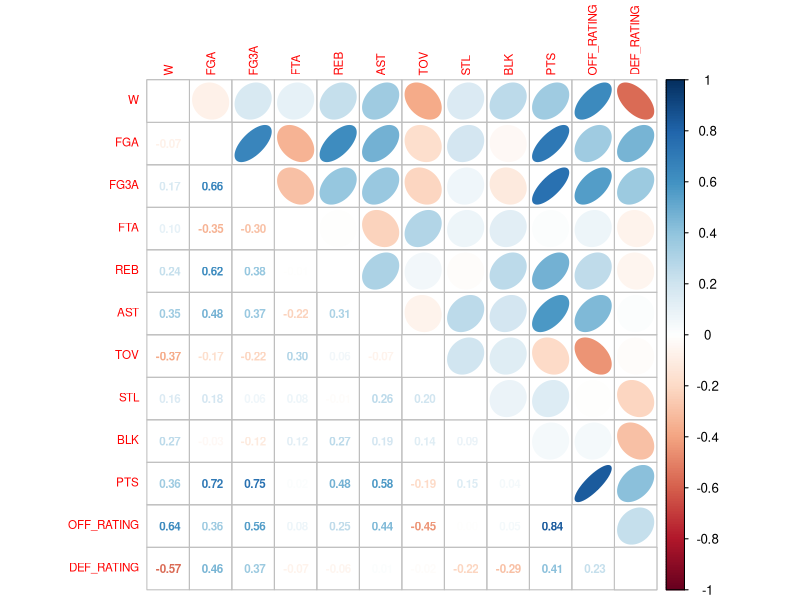
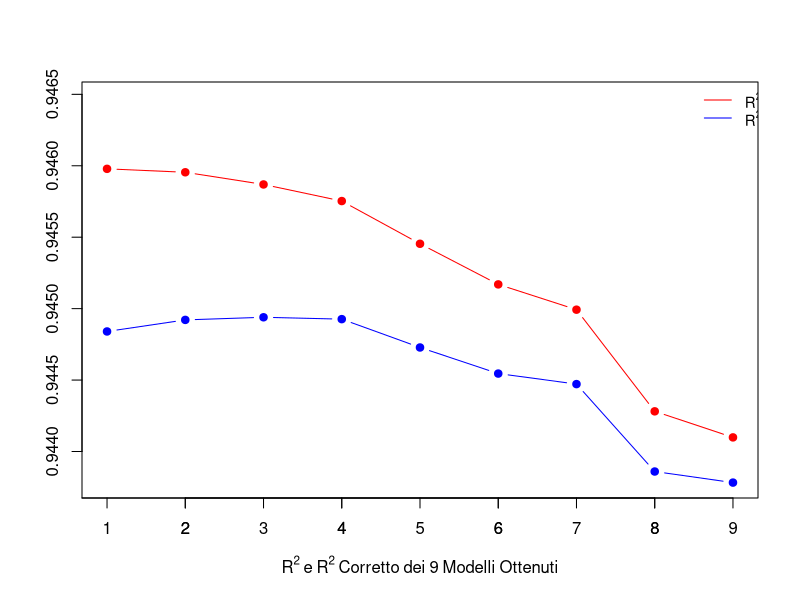
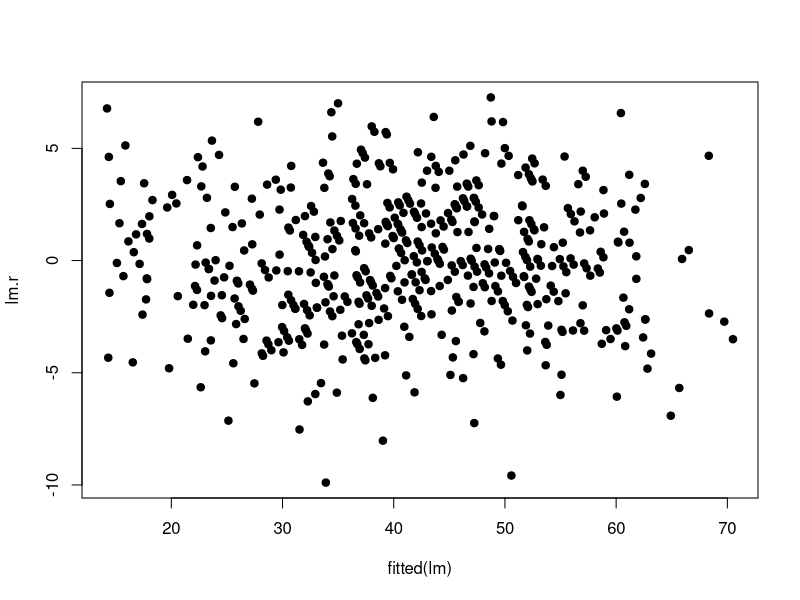
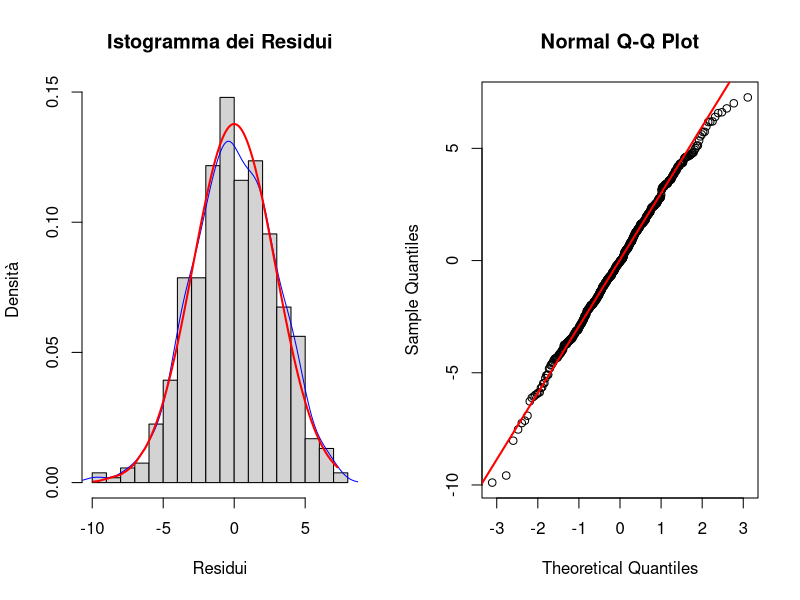
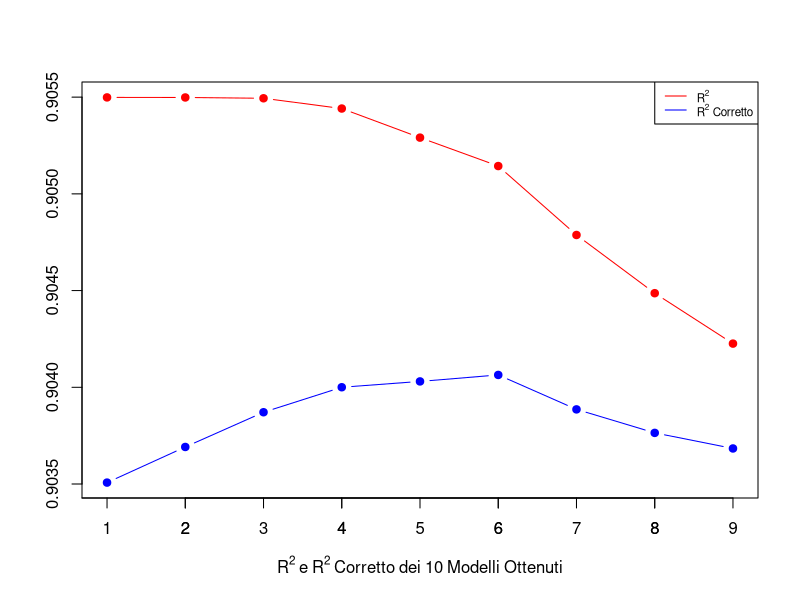
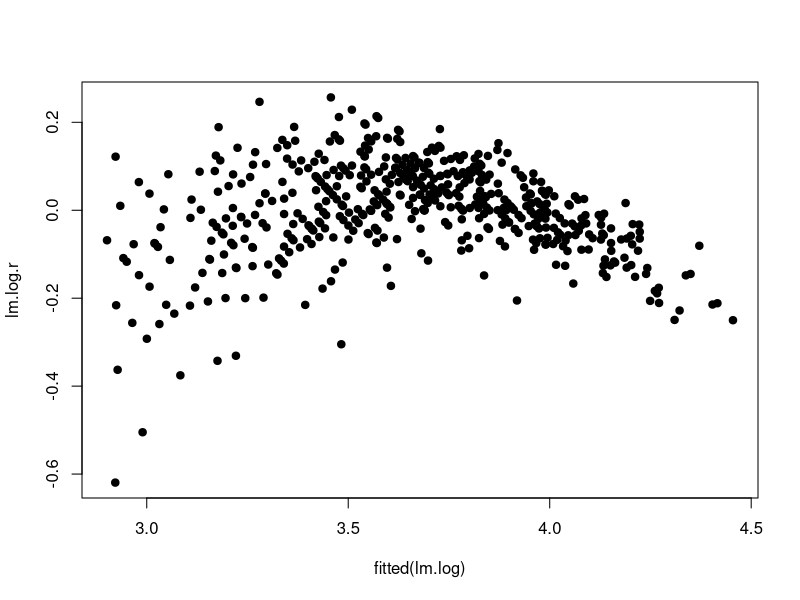
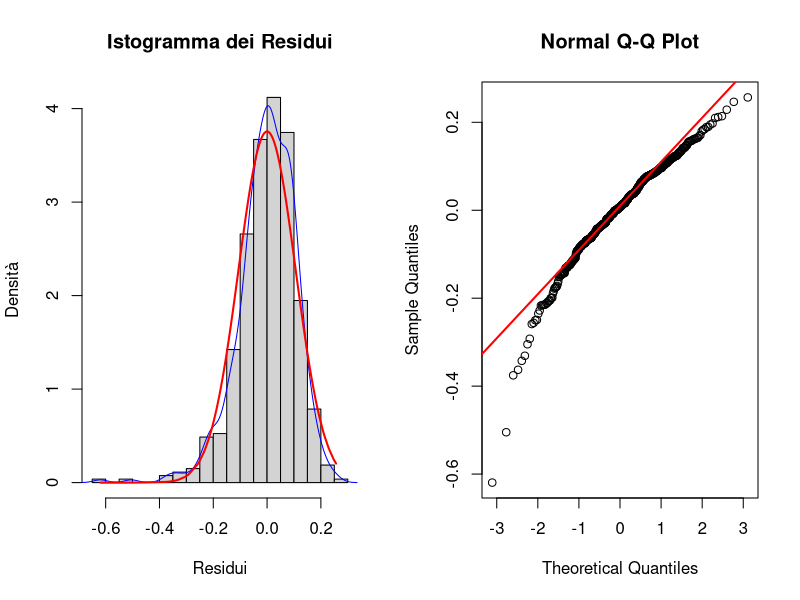
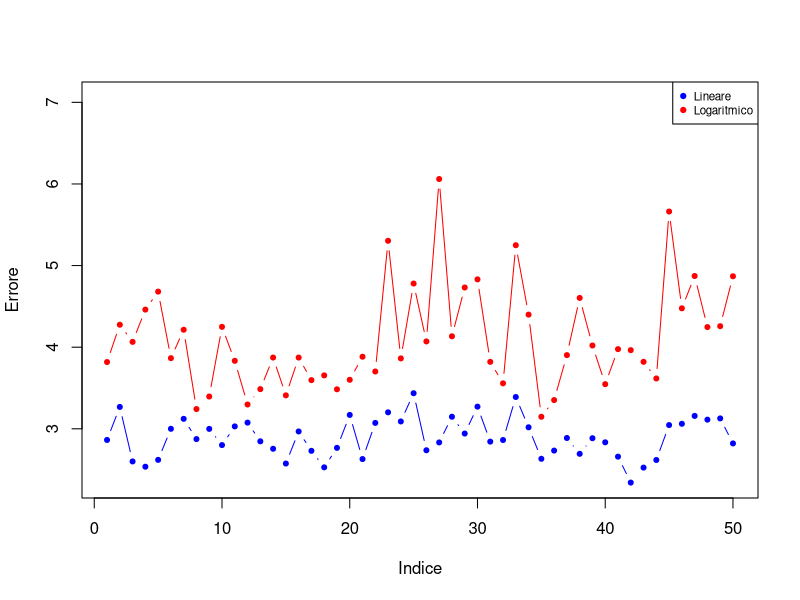

Recreate these plots in R, in order. (Note: this script raises an error after producing the figures.)
# librerie
library(corrplot)
library(scatterplot3d)

#
#   DATA PREPROCESSING
#

# caricamento dei dati dal file csv
data = read.csv('nba_complete_team_statistics.csv', header = TRUE, sep = ";")

# rimozione osservazioni con meno di 82 partite
a = c()
for (i in 1:length(data[,1])) {
  if (data$GP[i] != 82) {
    a=c(a,i)
  }
}
data = data[-a,]

# rimozione colonne non selezionate 
data$SEASON <- NULL
data$TEAM_NAME <- NULL
data$GP <- NULL
data$L <- NULL
data$W_PCT <- NULL
data$MIN <- NULL
data$FGM <- NULL
data$FG_PCT <- NULL
data$FG3M <- NULL
data$FG3_PCT <- NULL
data$FTM <- NULL
data$FT_PCT <- NULL
data$OREB <- NULL
data$DREB <- NULL
data$BLKA <- NULL
data$PF <- NULL
data$PFD <- NULL
data$PLUS_MINUS <- NULL
data$NET_RATING <- NULL
data$AST_PCT <- NULL
data$AST_TO <- NULL
data$AST_RATIO <- NULL
data$OREB_PCT <- NULL
data$DREB_PCT <- NULL
data$REB_PCT <- NULL
data$TM_TOV_PCT <- NULL
data$EFG_PCT <- NULL
data$TS_PCT <- NULL
data$PACE <- NULL
data$POSS <- NULL
data$PIE <- NULL

# dati utilizzati per l'analisi
summary(data)
str(data)

# grafico correlazioni
corrplot.mixed(cor(data), 
         lower = "number",
         upper = "ellipse",
         number.cex=0.70,
         tl.pos = "lt",
         tl.cex=0.70)

#
#   MODELLO DI REGRESSIONE LINEARE
#

# costruzione e riduzione del modello di regressione lineare
r = matrix(ncol = 2, nrow = 9)

lm.1=lm(W~., data=data)
summary(lm.1)
r[1,]= c(summary(lm.1)$r.squared, summary(lm.1)$adj.r.squared)

lm.2=lm(W~.-FG3A, data=data)
summary(lm.2)
r[2,]= c(summary(lm.2)$r.squared, summary(lm.2)$adj.r.squared)

lm.3=lm(W~.-FG3A-BLK, data=data)
summary(lm.3)
r[3,]= c(summary(lm.3)$r.squared, summary(lm.3)$adj.r.squared)

lm.4=lm(W~.-FG3A-BLK-PTS, data=data)
summary(lm.4)
r[4,]= c(summary(lm.4)$r.squared, summary(lm.4)$adj.r.squared)

lm.5=lm(W~.-FG3A-BLK-PTS-FTA, data=data)
summary(lm.5)
r[5,]= c(summary(lm.5)$r.squared, summary(lm.5)$adj.r.squared)

lm.6=lm(W~.-FG3A-BLK-PTS-FTA-STL, data=data)
summary(lm.6)
r[6,]= c(summary(lm.6)$r.squared, summary(lm.6)$adj.r.squared)

lm.7=lm(W~.-FG3A-BLK-PTS-FTA-STL-REB, data=data)
summary(lm.7)
r[7,]= c(summary(lm.7)$r.squared, summary(lm.7)$adj.r.squared)

lm.8=lm(W~.-FG3A-BLK-PTS-FTA-STL-REB-TOV, data=data)
summary(lm.8)
r[8,]= c(summary(lm.8)$r.squared, summary(lm.8)$adj.r.squared)

lm.9=lm(W~.-FG3A-BLK-PTS-FTA-STL-REB-TOV-AST, data=data)
summary(lm.9)
r[9,]= c(summary(lm.9)$r.squared, summary(lm.9)$adj.r.squared)

# esaminiamo i valori degli R^2 e R^2 corretti
ymin = min(r)
ymax = max(r)
plot(r[,1], pch = 19, type = "b", col = "red", ylim = c(ymin,ymax+0.0005), 
     xlab=expression(R^2~e~R^2~Corretto~dei~9~Modelli~Ottenuti), 
     ylab = "")
axis(1 , at = 0:9)
lines(r[,2], pch = 19, type = "b", col = "blue")
legend("topright", inset = c(-0.10, 0),
       legend=c(expression(R^2), expression(R^2~Corretto)), 
       col=c("red", "blue"), lty=1:1, cex=0.9, bty="n")

# modello selezionato (miglior rapporto R^2/p-values)
lm = lm.7
summary(lm)

# analisi dei residui: grafici
lm.r=residuals(lm)
plot(fitted(lm),lm.r, pch=19)
par(mfrow=c(1, 2))
hist(lm.r, 20, freq = FALSE, main="Istogramma dei Residui",
     ylab="Densità",xlab="Residui")
lines(density(lm.r), col = "blue")
lines(sort(lm.r), dnorm(sort(lm.r), mean(lm.r), sd(lm.r)), col="red", lwd=2)
qqnorm(lm.r)
qqline(lm.r, col="red", lwd=2)

# analisi dei residui: indicatori
skewness=mean(((lm.r-mean(lm.r))/sd(lm.r))^3)
skewness
kurtosi=mean(((lm.r-mean(lm.r))/sd(lm.r))^4)-3
kurtosi
shapiro.test(lm.r)

#
#   MODELLO DI REGRESSIONE NON LINEARE (LOGARITMICO)
#

# costruzione e riduzione del modello di regressione logaritmico
r = matrix(ncol = 2, nrow = 9)
ldata=log(data)

lm.log.1=lm(W~., data=ldata)
summary(lm.log.1)
r[1,]= c(summary(lm.log.1)$r.squared, summary(lm.log.1)$adj.r.squared)

lm.log.2=lm(W~.-FG3A, data=ldata)
summary(lm.log.2)
r[2,]= c(summary(lm.log.2)$r.squared, summary(lm.log.2)$adj.r.squared)

lm.log.3=lm(W~.-FG3A-FTA, data=ldata)
summary(lm.log.3)
r[3,]= c(summary(lm.log.3)$r.squared, summary(lm.log.3)$adj.r.squared)

lm.log.4=lm(W~.-FG3A-FTA-PTS, data=ldata)
summary(lm.log.4)
r[4,]= c(summary(lm.log.4)$r.squared, summary(lm.log.4)$adj.r.squared)

lm.log.5=lm(W~.-FG3A-FTA-PTS-BLK, data=ldata)
summary(lm.log.5)
r[5,]= c(summary(lm.log.5)$r.squared, summary(lm.log.5)$adj.r.squared)

lm.log.6=lm(W~.-FG3A-FTA-PTS-BLK-STL, data=ldata)
summary(lm.log.6)
r[6,]= c(summary(lm.log.6)$r.squared, summary(lm.log.6)$adj.r.squared)

lm.log.7=lm(W~.-FG3A-FTA-PTS-BLK-STL-REB, data=ldata)
summary(lm.log.7)
r[7,]= c(summary(lm.log.7)$r.squared, summary(lm.log.7)$adj.r.squared)

# tutti i p-value sono bassi, continuo comunque a ridurre
lm.log.8=lm(W~.-FG3A-FTA-PTS-BLK-STL-REB-AST, data=ldata)
summary(lm.log.8)
r[8,]= c(summary(lm.log.8)$r.squared, summary(lm.log.8)$adj.r.squared)

lm.log.9=lm(W~.-FG3A-FTA-PTS-BLK-STL-REB-AST-FGA, data=ldata)
summary(lm.log.9)
r[9,]= c(summary(lm.log.9)$r.squared, summary(lm.log.9)$adj.r.squared)

# esaminiamo i valori degli R^2 e R^2 corretti
ymin = min(r)
ymax = max(r)
par(mfrow=c(1,1))
plot(r[,1], pch=19, type="b", col="red", ylim=c(ymin,ymax), 
     xlab=expression(R^2~e~R^2~Corretto~dei~10~Modelli~Ottenuti), 
     ylab = "")
axis(1 , at = 0:9)
lines(r[,2], pch = 19, type = "b", col = "blue")
legend(x="topright", legend=c(expression(R^2), expression(R^2~Corretto)), 
       col=c("red", "blue"), lty=1:1, cex=0.7)

# modello selezionato (migliori p-value/R^2)
lm.log=lm.log.9
summary(lm.log)

# analisi dei residui: grafici
lm.log.r=residuals(lm.log)
plot(fitted(lm.log),lm.log.r, pch=19)
par(mfrow=c(1, 2))
hist(lm.log.r, 30, freq = FALSE, main="Istogramma dei Residui",
     ylab="Densità",xlab="Residui")
lines(density(lm.log.r), col = "blue")
lines(sort(lm.log.r), dnorm(sort(lm.log.r), mean(lm.log.r), sd(lm.log.r)), 
      col="red", lwd=2)
qqnorm(lm.log.r)
qqline(lm.log.r, col="red", lwd=2)

# analisi dei residui: indicatori
skewness=mean(((lm.log.r-mean(lm.log.r))/sd(lm.log.r))^3)
skewness
kurtosi=mean(((lm.log.r-mean(lm.log.r))/sd(lm.log.r))^4)-3
kurtosi
shapiro.test(lm.log.r)

#
#   PREVISIONE E AUTOVALUTAZIONE DEI MODELLI
#

# logaritmi dei dati originali
ldata = log(data)

# cross validation
n = 50
err_lin = rep(0,n)
err_log = rep(0,n)
for(i in 1:n){
  testset = sort(sample(450, 45))
  data_train = data[-testset,]
  data_test = data[testset,]
  ldata_train = ldata[-testset,]
  ldata_test = ldata[testset,]
  
  # costruzione modelli lineare e modello logaritmico con i training set
  data_train.lm = lm(W~.-FG3A-BLK-PTS-FTA-STL-REB, data = data_train)
  ldata_train.lm = lm(W~.-FG3A-FTA-PTS-BLK-STL-REB-AST-FGA , data = ldata_train)
  
  # calcoliamo l’errore per i due modelli
  data_train.lm.p = predict(data_train.lm, data_test)
  ldata_train.lm.p = predict(ldata_train.lm, ldata_test)
  
  # salviamo lo scarto quadratico medio per entrambi i modelli
  err_lin[i] = sqrt(mean((data_train.lm.p - data_test$W)^2))
  err_log[i] = sqrt(mean((exp(ldata_train.lm.p) - data_test$W)^2))
}

# stampa media errori registrati nella simulazione
mean(err_lin)
mean(err_log)

# stampa deviazione standard errori registrati nella simulazione
sd(err_lin)
sd(err_log)

# rappresentazione grafica errori dei due modelli
par(mfrow=c(1,1))
gmin = min(err_lin, err_log)
gmax = max(err_lin, err_log)
plot(err_lin, type="b", pch=20, col="blue", ylim=c(gmin, gmax+1),
     ylab="Errore", xlab="Indice")
points(err_log, type="b", pch=20, col="red")
legend("topright",
       c("Lineare",
         "Logaritmico"),
       col = c("blue", "red"),
       pch = c(19,19),
       cex=0.7)

#Margini di Previsione Modello Lineare

# set.seed(343)
samples = sample(450, 10)
train_set = data[-samples,]
test_set = data[samples,]

lm=lm.final
lm.p=predict(lm, data=test_set)
t(test_set$W)

lm.ci=predict(lm, test_set, interval = "confidence")
lm.pi=predict(lm, test_set, interval = "prediction")

plot(
  test_set$W, pch=19, col="red", xlim=c(1,10),
  ylim = c(min(lm.pi[, 2]), max(lm.pi[, 3])),
  ylab = "Vittorie",
  xlab = "Indice"
)

x = 1:10
points(x-0.05, lm.ci[,1], pch=20, col="blue")
segments(x-0.05, lm.ci[,2], x-0.05, lm.ci[,3], col="blue")
points(x+0.05, lm.pi[,1], pch=19, col="green3")
segments(x+0.05, lm.pi[,2], x+0.05, lm.pi[,3], col="green3")
